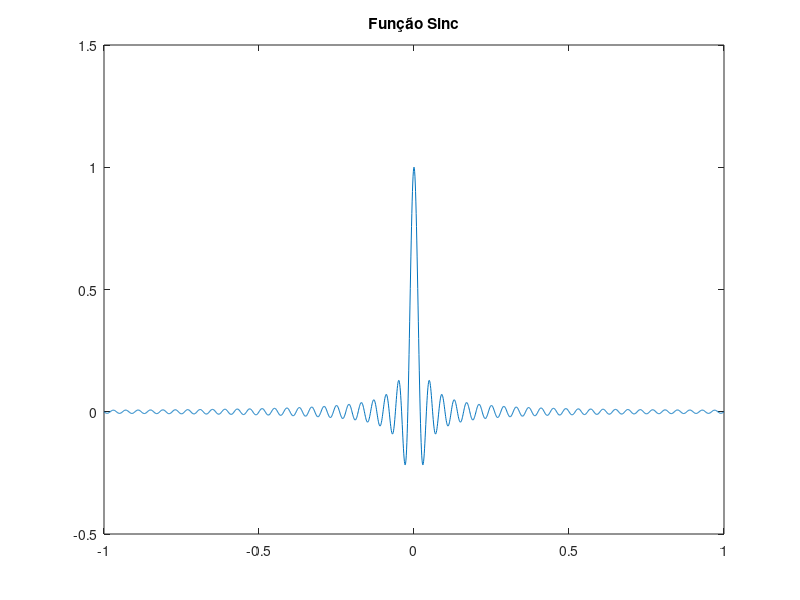
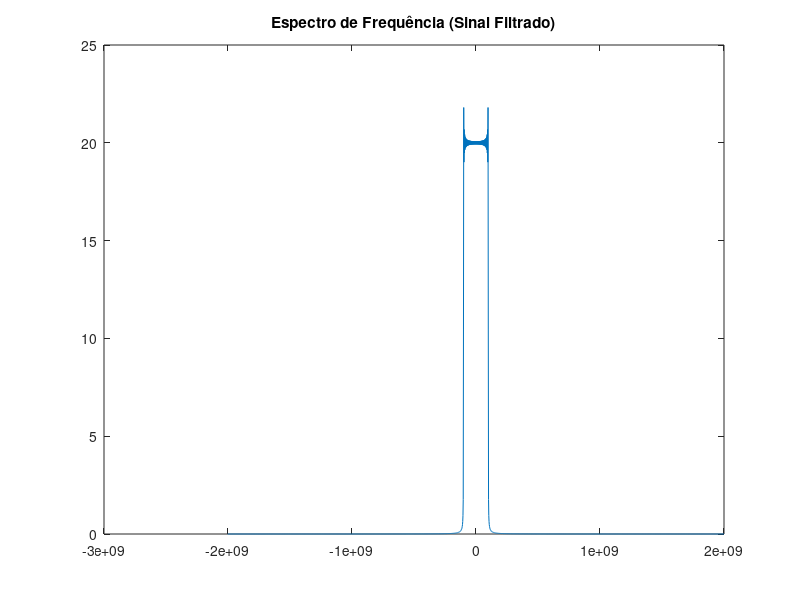
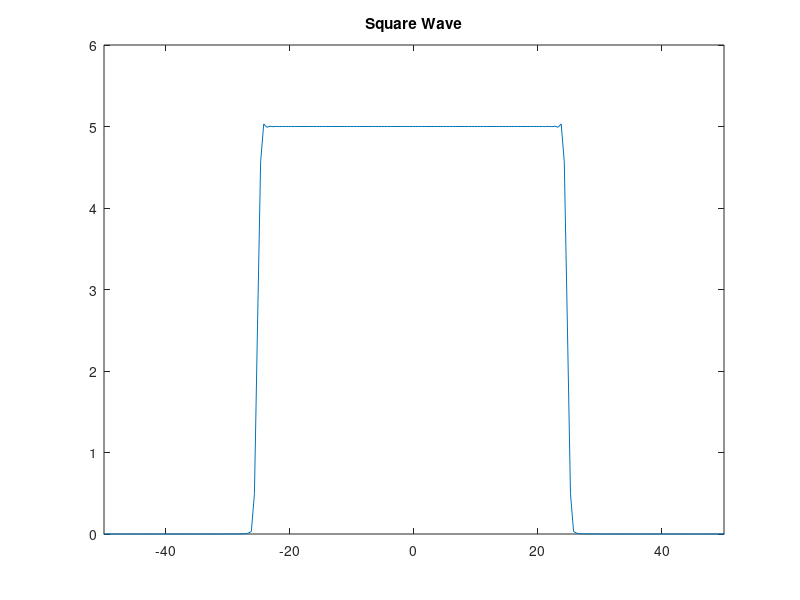

The MATLAB source for these figures, in order:
clear;clc;close all
% Parâmetros e Função Sinc
F = 1000;
T = 1;
f0 = 50;
t = -T:1/F:T; % Vetor tempo
s = sinc(f0 * t);
figure();
plot(t,s);
title('Função Sinc');
axis([-1 1 -0.5 1.5])

% Transformada de Fourier
S = fftshift(fft(s));
N = length(s);
f = (-N/2:N/2-1)*(F*N);
figure();
plot(f,abs(S));
title('Espectro de Frequência (Sinal Filtrado)');

w=hann(length(s))';
sw = s .* w;

Sw = 0.25*fftshift(fft(sw));
f = (-N/2 : N/2-1) * (F/N);
figure()
plot(f,abs(Sw))
title('Square Wave')
xlim([-f0 f0])